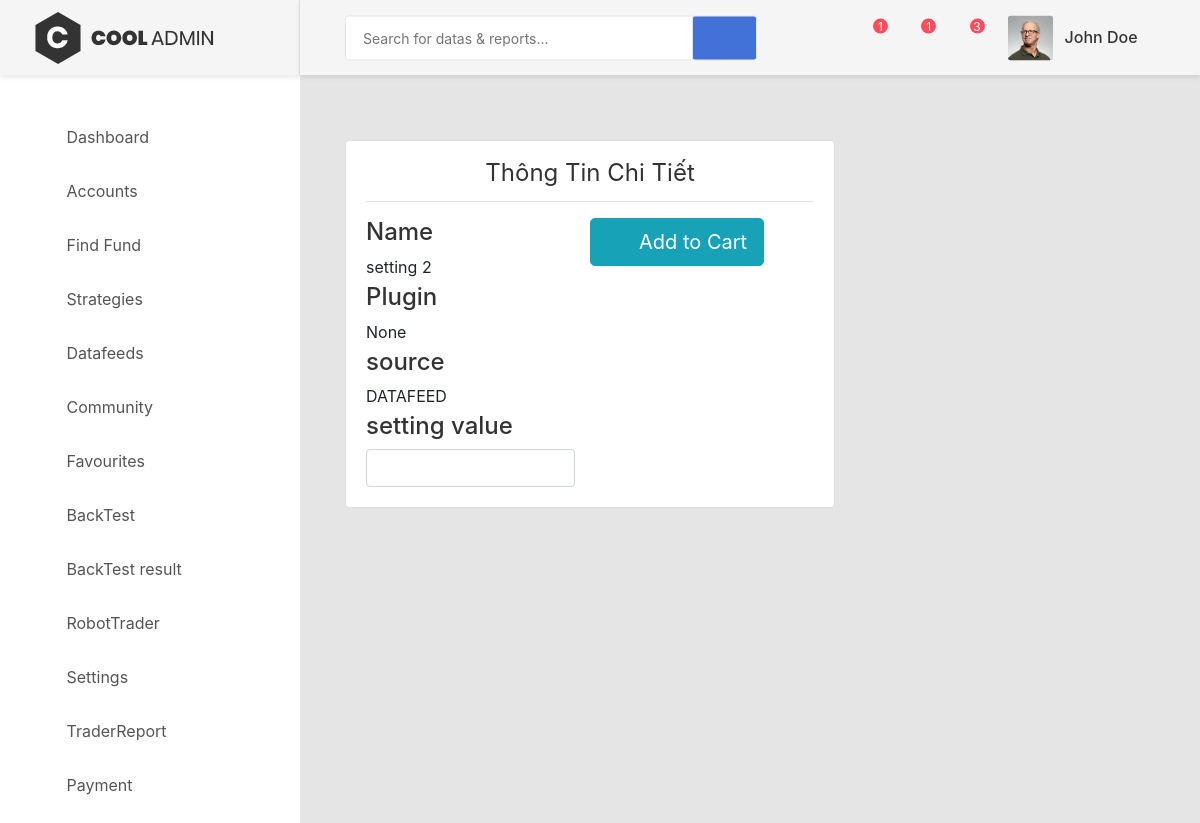
Page /robos/1/detail_setting/ on the committed database.
### robos/models.py (models this page shows, shortened)
class Setting(models.Model):
    name = models.CharField('Tên Setting', max_length=100)
    kieu = models.CharField('Kiểu Setting', max_length = 50, choices=SETTINGTYPES)
    source = models.CharField('Nguồn', max_length = 50, choices = PLUGINTYPES, default='OTHER')
    defaultvalue = models.CharField('Giá trị mặc định', max_length = 100, null= True, blank = True)
    overview = models.CharField("Giới thiệu", max_length = 255, null=True, blank=True)
    plugin = models.ForeignKey(Plugin, on_delete=models.CASCADE, null=True, blank=True)
    note = models.CharField("Ghi chú", max_length = 100, null=True, blank=True)
    triger = models.CharField("Ràng buộc các giá trị bang Regex",  max_length = 255, null=True, blank=True)

### robos/views.py (the view)
# urls.py: path('<int:setting_id>/detail_setting/', views.SettingDetailView, name = 'detail_setting'),
def SettingDetailView(request, setting_id):
    print("**********************")
    print(setting_id)
    product = get_object_or_404(Setting, id=setting_id)
    cart_product_form = CartAddSettingForm()
    context = {
        'product': product,
        'cart_product_form': cart_product_form
    }
    return render(request, 'robos/detail_setting.html', context)

### cart/forms.py
class CartAddSettingForm(forms.Form):
    settingvalue = forms.CharField(max_length=100)
    update = forms.BooleanField(required=False, initial=False, widget=forms.HiddenInput)
    def __init__(self, *args, **kwargs):
        super(CartAddSettingForm, self).__init__(*args, **kwargs)
        for field in self.fields.values():
            field.widget.attrs = {"class": "form-control"}

### robos/templates/robos/detail_setting.html (shortened to what this page needs)
{% extends "base.html" %}
{% load static %}
{% block content %}
<div class="row">
    <form action="{% url "cart:cart_add" product.id %}" method="post">
        <div class="col-lg-12">
            <div class="card">
                <div class="card-body">
                    <div class="card-title">
                        <h3 class="text-center title-2">Thông tin chi tiết</h3>
                    </div>
                    <hr>
                    <div class="row">
                        <div class="col-lg-6">
                            <h4>Name</h4>
                            <label class="control-label mb-1">{{ product.name }}</label>
                            <h4>Plugin</h4>
                            <label class="control-label mb-1">{{ product.plugin }}</label>
                            <h4>source</h4>
                            <label class="control-label mb-1">{{ product.source }}</label>
                            <h4>setting value</h4>
                            {{ cart_product_form.settingvalue }}
                        </div>
                        <div>
                            <button id="payment-button" type="submit" class="btn btn-lg btn-info btn-block">
                                <i class="fa fa-lock fa-lg"></i>&nbsp;
                                <span id="payment-button-amount">Add to Cart</span>
                            </button>
                        </div>
                    </div>
                </div>
            </div>
        </div>
    </form>
</div>
{% endblock %}

### static/css/myStyle.css (style rules this page uses)
.text-center { justify-content:center!important }

### rows in the picture
Setting: name "setting 2", plugin "None", source "DATAFEED"
